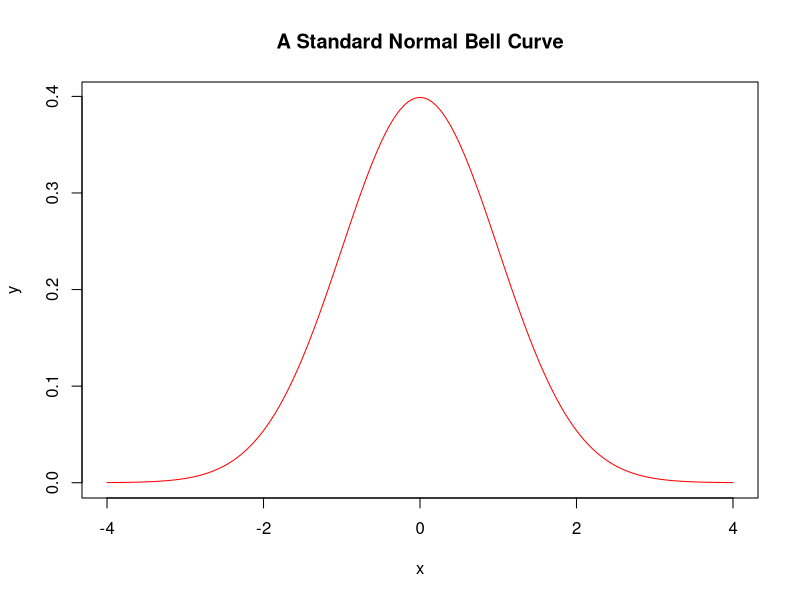

The R script that drew this image:
## ---- chunk 1
x = seq(-4, 4, by = .05)
y = dnorm(x)
plot(x, y, type = "l", col = "red", main = "A Standard Normal Bell Curve")
